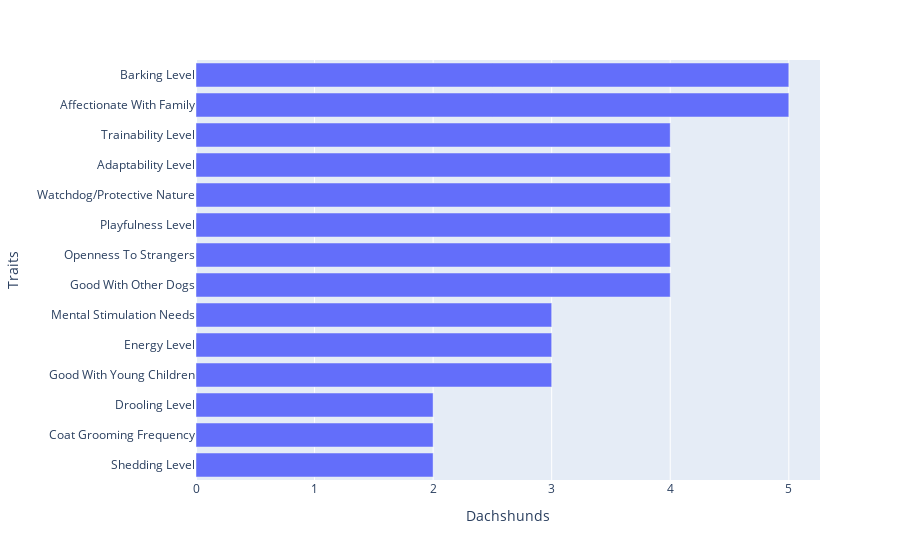

Here is the notebook cell this chart was saved with:
### Code cell
import plotly.express as px

fig = px.bar(traits, y='Traits', x='Dachshunds', orientation='h')
fig.update_layout(yaxis={'categoryorder':'array', 'categoryarray':list(traits['Traits'])})
fig.show()

### Figure 1 — Plotly figure (JSON) as saved in the notebook; plotly's stock layout.template omitted (floating-point values rounded to 4 significant figures)
{"data": [{"alignmentgroup": "True", "hovertemplate": "Dachshunds=%{x}<br>Traits=%{y}<extra></extra>", "legendgroup": "", "marker": {"color": "#636efa", "pattern": {"shape": ""}}, "name": "", "offsetgroup": "", "orientation": "h", "showlegend": false, "textposition": "auto", "type": "bar", "x": [2, 2, 2, 3, 3, 3, 4, 4, 4, 4, 4, 4, 5, 5], "xaxis": "x", "y": ["Shedding Level", "Coat Grooming Frequency", "Drooling Level", "Good With Young Children", "Energy Level", "Mental Stimulation Needs", "Good With Other Dogs", "Openness To Strangers", "Playfulness Level", "Watchdog/Protective Nature", "Adaptability Level", "Trainability Level", "Affectionate With Family", "Barking Level"], "yaxis": "y"}], "layout": {"barmode": "relative", "legend": {"tracegroupgap": 0}, "margin": {"t": 60}, "xaxis": {"anchor": "y", "domain": [0, 1], "title": {"text": "Dachshunds"}}, "yaxis": {"anchor": "x", "categoryarray": ["Shedding Level", "Coat Grooming Frequency", "Drooling Level", "Good With Young Children", "Energy Level", "Mental Stimulation Needs", "Good With Other Dogs", "Openness To Strangers", "Playfulness Level", "Watchdog/Protective Nature", "Adaptability Level", "Trainability Level", "Affectionate With Family", "Barking Level"], "categoryorder": "array", "domain": [0, 1], "title": {"text": "Traits"}}}}
